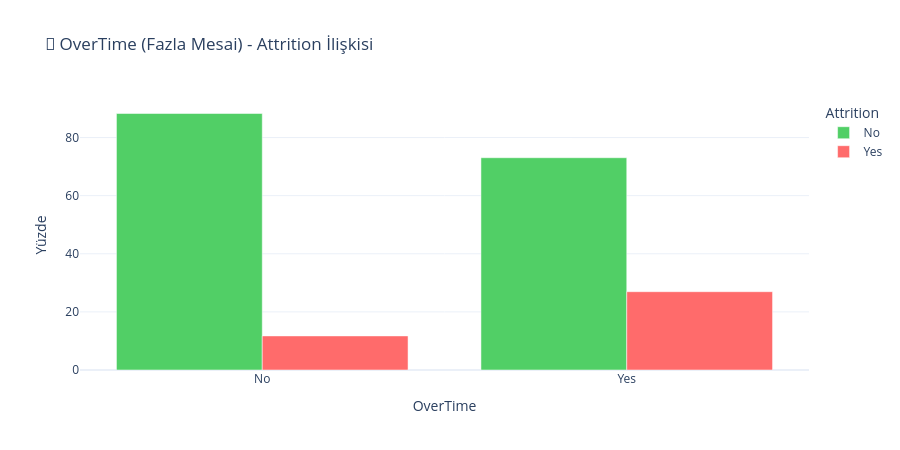
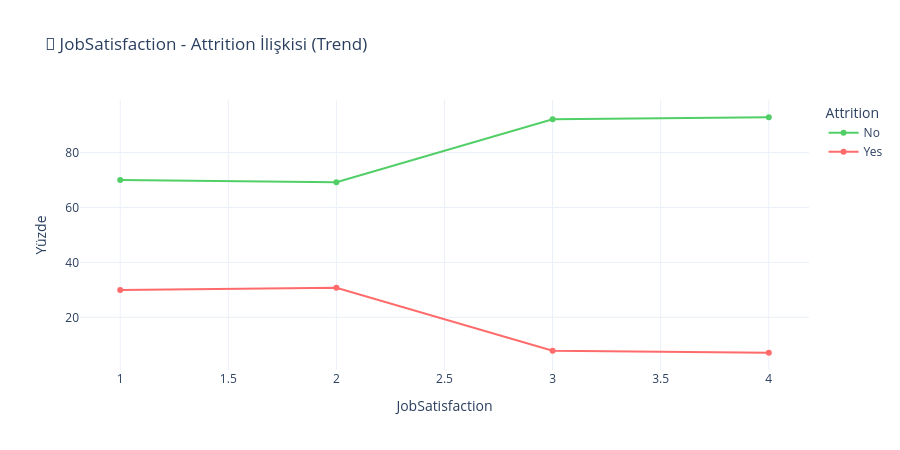
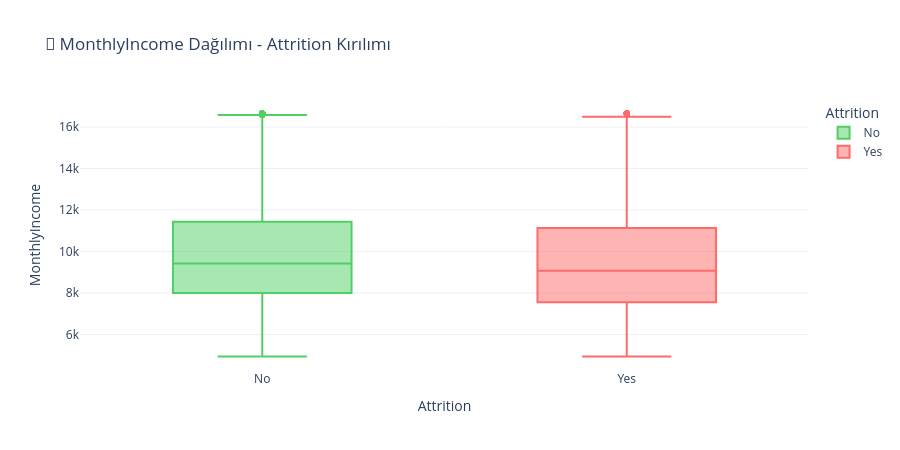

Notebook source saved alongside these figures, in order:
### Markdown cell above
### 🔗 **Hedef Değişken ile İlişkiler (Attrition vs Feature)**

SVM'in öğrenebilmesi için hedef değişken ile bazı kritik değişkenlerin ilişkisini görselleştirelim.

### Code cell
# ============================================================
# HEDEF DEĞİŞKEN İLİŞKİLERİ - KATEGORİK VE SAYISAL
# ============================================================

# Attrition'u 0/1'e çevir (korelasyon ve bazı grafikler için)
df_eda = df.copy()
df_eda['AttritionFlag'] = (df_eda['Attrition'] == 'Yes').astype(int)

print("="*70)
print("🔗 HEDEF İLİŞKİLERİ: ATTRITION vs ÖNEMLİ DEĞİŞKENLER")
print("="*70)

# 1) OverTime vs Attrition (kategorik)
overtime_attr = pd.crosstab(df_eda['OverTime'], df_eda['Attrition'], normalize='index') * 100
print("\n📌 OverTime vs Attrition (Satır bazında %):")
display(overtime_attr.round(2))

fig = px.bar(
    overtime_attr.reset_index().melt(id_vars='OverTime', var_name='Attrition', value_name='Yüzde'),
    x='OverTime', y='Yüzde', color='Attrition',
    barmode='group',
    color_discrete_map={'No': COLORS['success'], 'Yes': COLORS['danger']},
    title='🔗 OverTime (Fazla Mesai) - Attrition İlişkisi'
)
fig.update_layout(template=PLOTLY_TEMPLATE, height=450)
save_plotly_png(fig, "adim3_overtime_attrition_bar")
fig.show()

# 2) JobSatisfaction vs Attrition (ordinal)
js_attr = pd.crosstab(df_eda['JobSatisfaction'], df_eda['Attrition'], normalize='index') * 100
print("\n📌 JobSatisfaction vs Attrition (Satır bazında %):")
display(js_attr.round(2))

fig = px.line(
    js_attr.reset_index().melt(id_vars='JobSatisfaction', var_name='Attrition', value_name='Yüzde'),
    x='JobSatisfaction', y='Yüzde', color='Attrition',
    markers=True,
    color_discrete_map={'No': COLORS['success'], 'Yes': COLORS['danger']},
    title='🔗 JobSatisfaction - Attrition İlişkisi (Trend)'
)
fig.update_layout(template=PLOTLY_TEMPLATE, height=450)
save_plotly_png(fig, "adim3_jobsatisfaction_attrition_line")
fig.show()

# 3) MonthlyIncome dağılımı (sayısal) - Violin/Box
fig = px.box(
    df_eda,
    x='Attrition', y='MonthlyIncome',
    color='Attrition',
    color_discrete_map={'No': COLORS['success'], 'Yes': COLORS['danger']},
    title='🔗 MonthlyIncome Dağılımı - Attrition Kırılımı'
)
fig.update_layout(template=PLOTLY_TEMPLATE, height=450)
save_plotly_png(fig, "adim3_monthlyincome_attrition_box")
fig.show()

print("\n💡 Not:")
print("   • Bu grafiklerde güçlü ayrışma görürsek SVM'in öğrenmesi kolaylaşır.")
print("   • Outlier ve eksik veriler temizlenince ayrışma genelde daha net hale gelir.")
print("="*70)

### Figure 1 — Plotly figure (JSON) as saved in the notebook; plotly's stock layout.template omitted (floating-point values rounded to 4 significant figures)
{"data": [{"alignmentgroup": "True", "hovertemplate": "Attrition=No<br>OverTime=%{x}<br>Yüzde=%{y}<extra></extra>", "legendgroup": "No", "marker": {"color": "#51cf66", "pattern": {"shape": ""}}, "name": "No", "offsetgroup": "No", "orientation": "v", "showlegend": true, "textposition": "auto", "type": "bar", "x": ["No", "Yes"], "xaxis": "x", "y": [88.27, 73.05], "yaxis": "y"}, {"alignmentgroup": "True", "hovertemplate": "Attrition=Yes<br>OverTime=%{x}<br>Yüzde=%{y}<extra></extra>", "legendgroup": "Yes", "marker": {"color": "#ff6b6b", "pattern": {"shape": ""}}, "name": "Yes", "offsetgroup": "Yes", "orientation": "v", "showlegend": true, "textposition": "auto", "type": "bar", "x": ["No", "Yes"], "xaxis": "x", "y": [11.73, 26.95], "yaxis": "y"}], "layout": {"barmode": "group", "height": 450, "legend": {"title": {"text": "Attrition"}, "tracegroupgap": 0}, "title": {"text": "🔗 OverTime (Fazla Mesai) - Attrition İlişkisi"}, "xaxis": {"anchor": "y", "domain": [0, 1], "title": {"text": "OverTime"}}, "yaxis": {"anchor": "x", "domain": [0, 1], "title": {"text": "Yüzde"}}}}

### Figure 2 — Plotly figure (JSON) as saved in the notebook; plotly's stock layout.template omitted (floating-point values rounded to 4 significant figures)
{"data": [{"hovertemplate": "Attrition=No<br>JobSatisfaction=%{x}<br>Yüzde=%{y}<extra></extra>", "legendgroup": "No", "line": {"color": "#51cf66", "dash": "solid"}, "marker": {"symbol": "circle"}, "mode": "lines+markers", "name": "No", "orientation": "v", "showlegend": true, "type": "scatter", "x": [1, 2, 3, 4], "xaxis": "x", "y": [69.98, 69.19, 92.15, 92.87], "yaxis": "y"}, {"hovertemplate": "Attrition=Yes<br>JobSatisfaction=%{x}<br>Yüzde=%{y}<extra></extra>", "legendgroup": "Yes", "line": {"color": "#ff6b6b", "dash": "solid"}, "marker": {"symbol": "circle"}, "mode": "lines+markers", "name": "Yes", "orientation": "v", "showlegend": true, "type": "scatter", "x": [1, 2, 3, 4], "xaxis": "x", "y": [30.02, 30.81, 7.846, 7.128], "yaxis": "y"}], "layout": {"height": 450, "legend": {"title": {"text": "Attrition"}, "tracegroupgap": 0}, "title": {"text": "🔗 JobSatisfaction - Attrition İlişkisi (Trend)"}, "xaxis": {"anchor": "y", "domain": [0, 1], "title": {"text": "JobSatisfaction"}}, "yaxis": {"anchor": "x", "domain": [0, 1], "title": {"text": "Yüzde"}}}}

### Figure 3 — Plotly figure (JSON) as saved in the notebook; plotly's stock layout.template omitted (floating-point values rounded to 4 significant figures; data arrays with more than 128 entries replaced by an {"elided": "..."} marker saying what was removed)
{"data": [{"alignmentgroup": "True", "hovertemplate": "Attrition=%{x}<br>MonthlyIncome=%{y}<extra></extra>", "legendgroup": "No", "marker": {"color": "#51cf66"}, "name": "No", "notched": false, "offsetgroup": "No", "orientation": "v", "showlegend": true, "type": "box", "x": {"elided": "12599 str values"}, "x0": " ", "xaxis": "x", "y": {"elided": "12599 float values"}, "y0": " ", "yaxis": "y"}, {"alignmentgroup": "True", "hovertemplate": "Attrition=%{x}<br>MonthlyIncome=%{y}<extra></extra>", "legendgroup": "Yes", "marker": {"color": "#ff6b6b"}, "name": "Yes", "notched": false, "offsetgroup": "Yes", "orientation": "v", "showlegend": true, "type": "box", "x": {"elided": "2400 str values"}, "x0": " ", "xaxis": "x", "y": {"elided": "2400 float values"}, "y0": " ", "yaxis": "y"}], "layout": {"boxmode": "overlay", "height": 450, "legend": {"title": {"text": "Attrition"}, "tracegroupgap": 0}, "title": {"text": "🔗 MonthlyIncome Dağılımı - Attrition Kırılımı"}, "xaxis": {"anchor": "y", "categoryarray": ["No", "Yes"], "categoryorder": "array", "domain": [0, 1], "title": {"text": "Attrition"}}, "yaxis": {"anchor": "x", "domain": [0, 1], "title": {"text": "MonthlyIncome"}}}}
